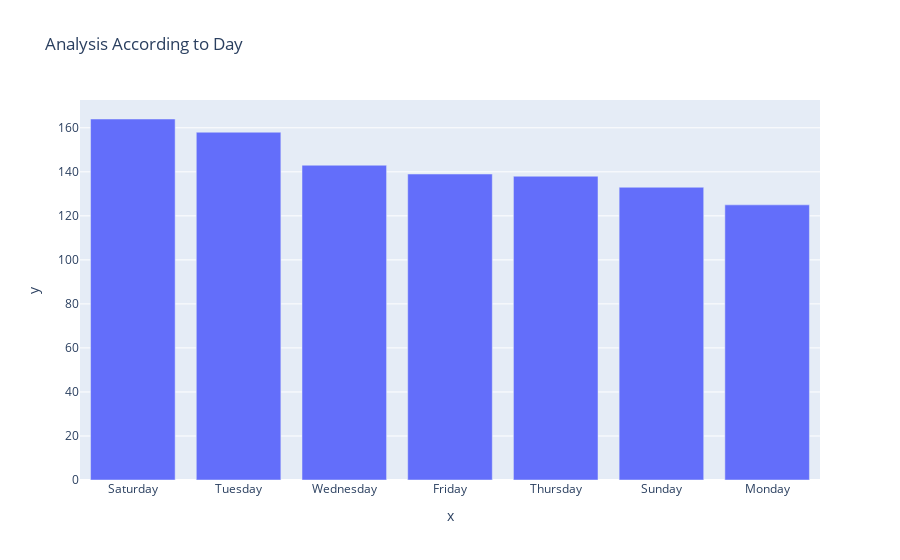

This figure's notebook cell:
### Code cell
pt.bar(y=df['Day_Name'].value_counts().values,x=df['Day_Name'].value_counts().index, title="Analysis According to Day")

### Figure 1 — Plotly figure (JSON) as saved in the notebook; plotly's stock layout.template omitted (floating-point values rounded to 4 significant figures)
{"data": [{"alignmentgroup": "True", "hovertemplate": "x=%{x}<br>y=%{y}<extra></extra>", "legendgroup": "", "marker": {"color": "#636efa", "pattern": {"shape": ""}}, "name": "", "offsetgroup": "", "orientation": "v", "showlegend": false, "textposition": "auto", "type": "bar", "x": ["Saturday", "Tuesday", "Wednesday", "Friday", "Thursday", "Sunday", "Monday"], "xaxis": "x", "y": [164, 158, 143, 139, 138, 133, 125], "yaxis": "y"}], "layout": {"barmode": "relative", "legend": {"tracegroupgap": 0}, "title": {"text": "Analysis According to Day"}, "xaxis": {"anchor": "y", "domain": [0, 1], "title": {"text": "x"}}, "yaxis": {"anchor": "x", "domain": [0, 1], "title": {"text": "y"}}}}
